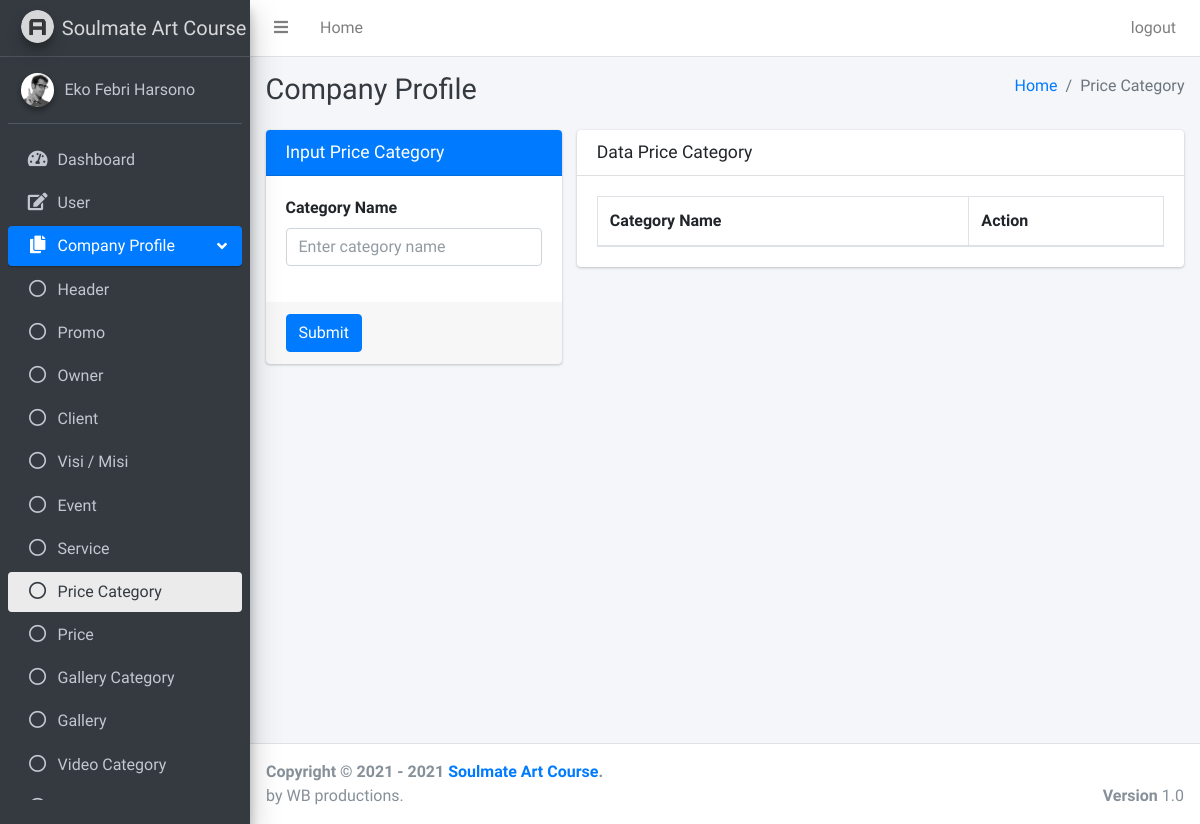
Page /pages/companyProfile/priceCategory.php (signed in) on the earlier database version.
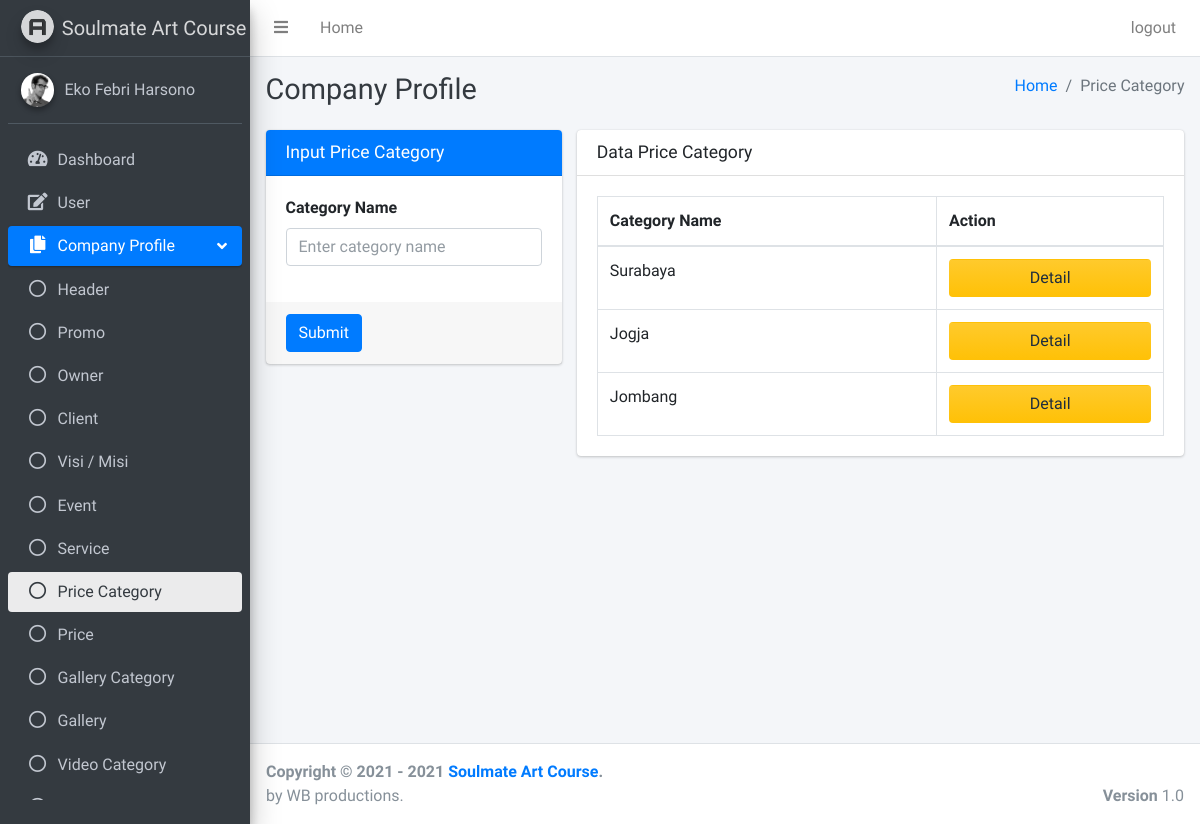
Same page on the later database version.
### tables this page shows
CREATE TABLE `price_category` (
  `id_price_category` int(11) NOT NULL,
  `category_name` varchar(50) NOT NULL
);

### pages/companyProfile/priceCategory.php (the view, shortened to what the changed rows need)
<?php
if ($_SESSION["id"] == null || $_SESSION["id"] == "") {
    header('Location: ../../login.php?status=4');
} else {
    $conn = OpenCon(); ?>
    <!DOCTYPE html>
    <html>
    <head>
        <link rel="stylesheet" href="../../plugins/fontawesome-free/css/all.min.css">
        <link rel="stylesheet" href="https://code.ionicframework.com/ionicons/2.0.1/css/ionicons.min.css">
        <link rel="stylesheet" href="../../plugins/sweetalert2-theme-bootstrap-4/bootstrap-4.min.css">
        <link rel="stylesheet" href="../../plugins/toastr/toastr.min.css">
        <link rel="stylesheet" href="../../dist/css/adminlte.min.css">
    </head>
    <body class="hold-transition sidebar-mini layout-fixed">
        <div class="wrapper">
            <div class="content-wrapper">
                <div class="content-header">
                    <div class="container-fluid">
                        <div class="row mb-2">
                            <div class="col-sm-6">
                                <h1 class="m-0 text-dark">Company Profile</h1>
                            </div>
                        </div>
                    </div>
                </div>
                <section class="content">
                    <div class="container-fluid justify-content-center">
                        <div class="row">
                            <div class="col-md-8">
                                <div class="card">
                                    <div class="card-body">
                                        <?php
                                        $sql = "SELECT * FROM `price_category`";
                                        $res = mysqli_query($conn, $sql);
                                        ?>
                                        <table id="example2" class="table table-bordered table-hover">
                                            <thead>
                                                <tr>
                                                    <th>Category Name</th>
                                                    <th>Action</th>
                                                </tr>
                                            </thead>
                                            <tbody>
                                                <?php while ($row = mysqli_fetch_array($res)) { ?>
                                                    <tr>
                                                        <td><?php echo $row['category_name']; ?></td>
                                                        <td>
                                                            <button class="btn btn-block bg-gradient-warning" name="detail" data-toggle="modal" data-target="#a<?php echo $row['id_price_category']; ?>">Detail</button>
                                                        </td>
                                                    </tr>
                                                <?php } ?>
                                            </tbody>
                                        </table>
                                    </div>
                                </div>
                            </div>
                        </div>
                    </div>
                </section>
            </div>
        </div>
    </body>
    </html>
<?php } ?>

Differences in the rows shown:
added price_category: category_name "Surabaya"
added price_category: category_name "Jogja"
added price_category: category_name "Jombang"
